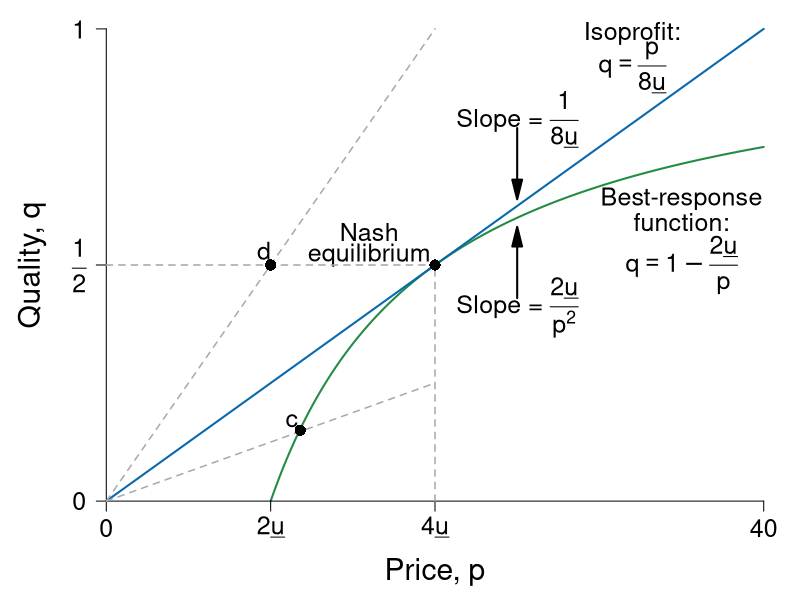

Write the R code that produced this figure.
require(ggplot2)
require(shape)
pdf(file = "information_power/ch11_fig5.pdf", width = 9, height = 7)

#Set parameters for graphics
axislabelsize <- 1.8
labelsize <- 1.5
namesize <- 1.8
annotatesize <- 1.5
graphlinewidth <- 2
segmentlinewidth <- 1.5

COL <- c("#7fc97f", "#beaed4", "#fdc086", "#ffff99", "#386cb0", "#f0027f", "#bf5b17", "#666666")
COLA <- c("#e0f3db", "#99d8c9","#66c2a4","#41ae76", "#238b45", "#005824")
COLB <- c("#c6dbef", "#4eb3d3", "#2b8cbe", "#0868ac","#084081")
COLC <- c("#fcfbfd", "#efedf5", "#dadaeb", "#bcbddc", "#9e9ac8", "#807dba", "#6a51a3", "#54278f", "#3f007d")

brfFn <- function(p, delta = 5) {
  1 - (2 * delta) / p
}

solowCondition <- function(p, delta = 5){
  (p*(1/(8*delta)))
}


par(mar =  c(4, 4, 0.5, 0.5))
xlims <- c(0, 40)
ylims <- c(0, 1)


plot(0, 0, xlim = xlims, ylim = ylims, type = "n",
     xlab = "",
     ylab = "",
     xaxt = "n", yaxt = "n", cex.lab = axislabelsize, bty = "n")

npts <- 500 
npts2 <- 501
#Specify the sequences of points for graphing. 
xx1 <- seq(10, xlims[2], length.out = npts)
xx2 <- seq(xlims[1], xlims[2], length.out = npts)

#Draw the lines for the graphs
lines(xx1, brfFn(xx1), col = COLA[5], lwd = graphlinewidth)
lines(xx2, solowCondition(xx2, delta = 5), col = COLB[4], lwd = graphlinewidth)

#Customize ticks and labels for the plot
ticksy <- c(0, 0.5, 1)
ylabels <- c(0, expression(paste(frac(1,2))), 1)
ticksx <- c(0, 10, 20, 40)
xlabels <- c(0, expression(paste(2*underline("u"))), expression(paste(4*underline("u"))), 40)
axis(1, at = ticksx, pos = 0, labels = xlabels, cex.axis = labelsize)
axis(2, at = ticksy, pos = 0, labels = ylabels, las = 1, cex.axis = labelsize)

mtext(expression(paste("Price, ", p)), side = 1, line = 2.5, cex = axislabelsize)
text(-4.5, 0.5*ylims[2], expression(paste("Quality, ", q)), xpd = TRUE, cex = axislabelsize, srt = 90) 

#Annotation of the three graphs and the NE
text(32, 0.99, expression(paste("Isoprofit:")), cex = annotatesize)
text(32, 0.92, expression(paste(q == frac(p, 8*underline("u")))), cex = annotatesize)
text(35, 0.64, expression(paste("Best-response")), cex = annotatesize)
text(35, 0.59, expression(paste("function:")), cex = annotatesize)
text(35, 0.50, expression(paste(q == 1 - frac(2*underline("u"), p))), cex = annotatesize)
text(16, 0.57, expression(paste("Nash")), cex = annotatesize)
text(16, 0.52, expression(paste("equilibrium")), cex = annotatesize)

#Lines for the coordinates of the Nash equilbrium
segments(20, 0, 20, 0.5, lty = 2, col = "darkgray", lwd = segmentlinewidth)
segments(0, 0.5, 20, 0.5, lty = 2, col = "darkgray", lwd = segmentlinewidth)

#Iso-profit slope annotation
text(25, 0.81, expression(paste("Slope = ", frac(1, 8*underline("u")))), cex = annotatesize)
Arrows(25, 0.79, 25, 0.66, col = "black", lty = 1, lwd = 2, arr.type = "triangle")

#BRF Slope annotation
text(25, 0.41, expression(paste("Slope = ", frac(2*underline("u"), p^2))), cex = annotatesize)
Arrows(25, 0.43, 25, 0.56, col = "black", lty = 1, lwd = 2, arr.type = "triangle")

#Add a point for the NE
points(20, 0.5, pch = 16, col = "black", cex = 1.5)

#Add a ray and a point for d.  
segments(0, 0, 20, 1, lty = 2, lwd = segmentlinewidth, col = "darkgray")
points(10, 0.5, pch = 16, col = "black", cex = 1.5)
text(9.6, 0.53, expression(paste("d")), cex = annotatesize)

#Add a ray and a point for a. 
segments(0, 0, 20, 0.25, lty = 2, lwd = segmentlinewidth, col = "darkgray")
points(11.8, 0.15, pch = 16, col = "black", cex = 1.5)
text(11.3, 0.17, expression(paste("c")), cex = annotatesize)

dev.off()
